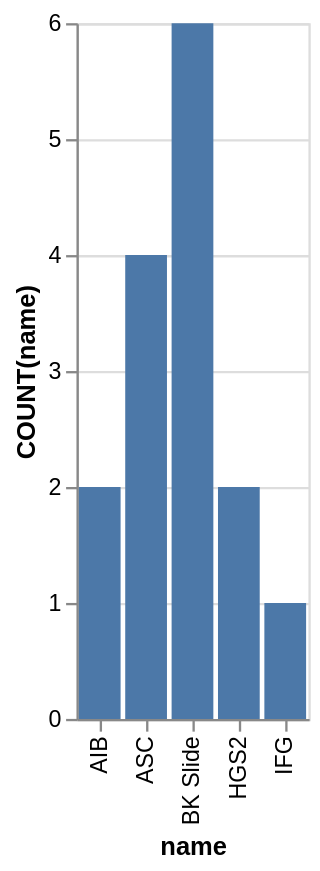

Express this chart as Vega-Lite.
### Vega-Lite specification from a JSON file in a GitHub repository (floating-point values rounded to 4 significant figures)
{"data": {"values": [{"x_data": "AIB", "y_data": 2}, {"x_data": "ASC", "y_data": 4}, {"x_data": "BK Slide", "y_data": 6}, {"x_data": "HGS2", "y_data": 2}, {"x_data": "IFG", "y_data": 1}]}, "mark": "bar", "encoding": {"x": {"field": "x_data", "type": "nominal", "title": "name", "sort": "ascending"}, "y": {"field": "y_data", "type": "quantitative", "title": "COUNT(name)"}}}
